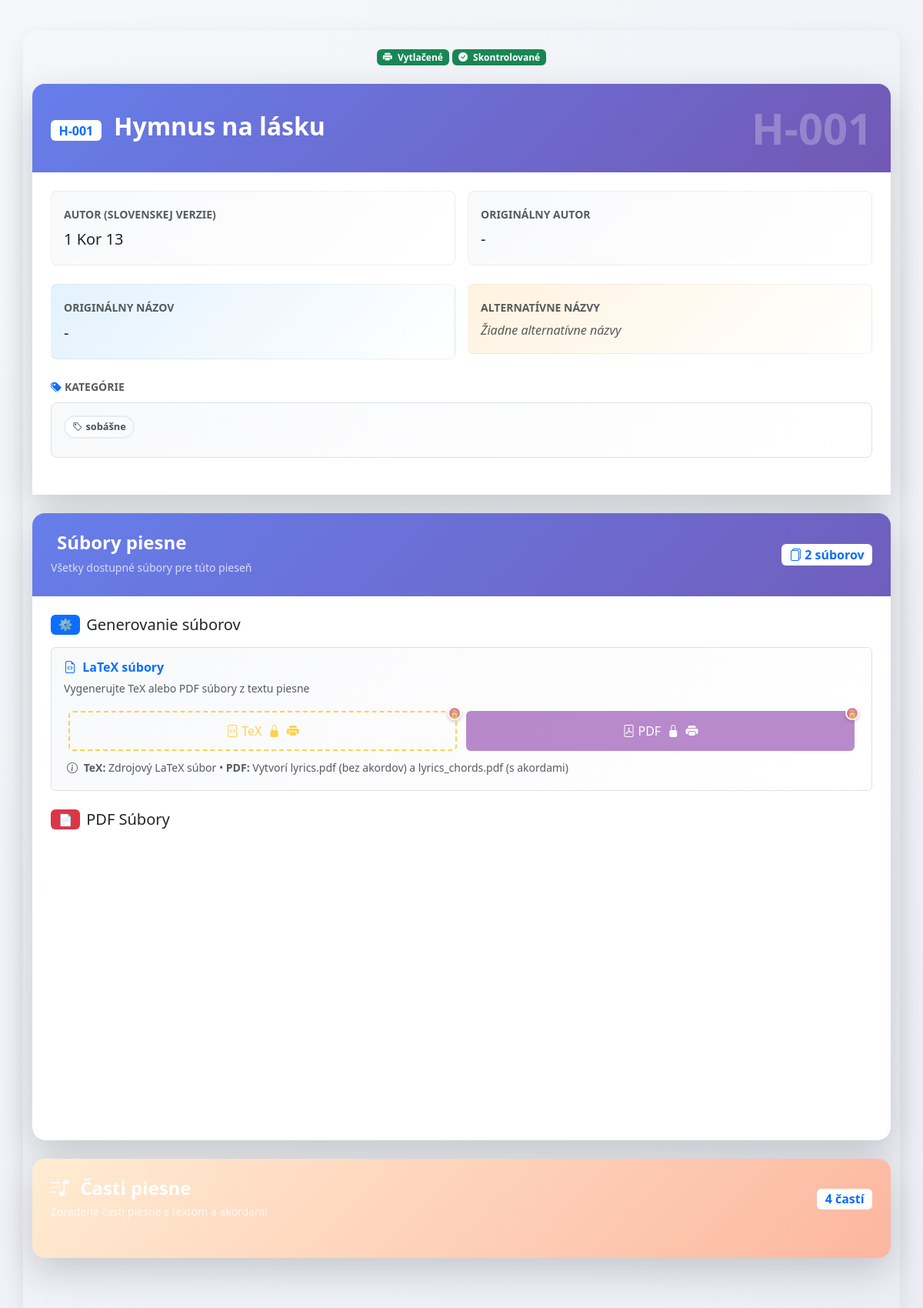
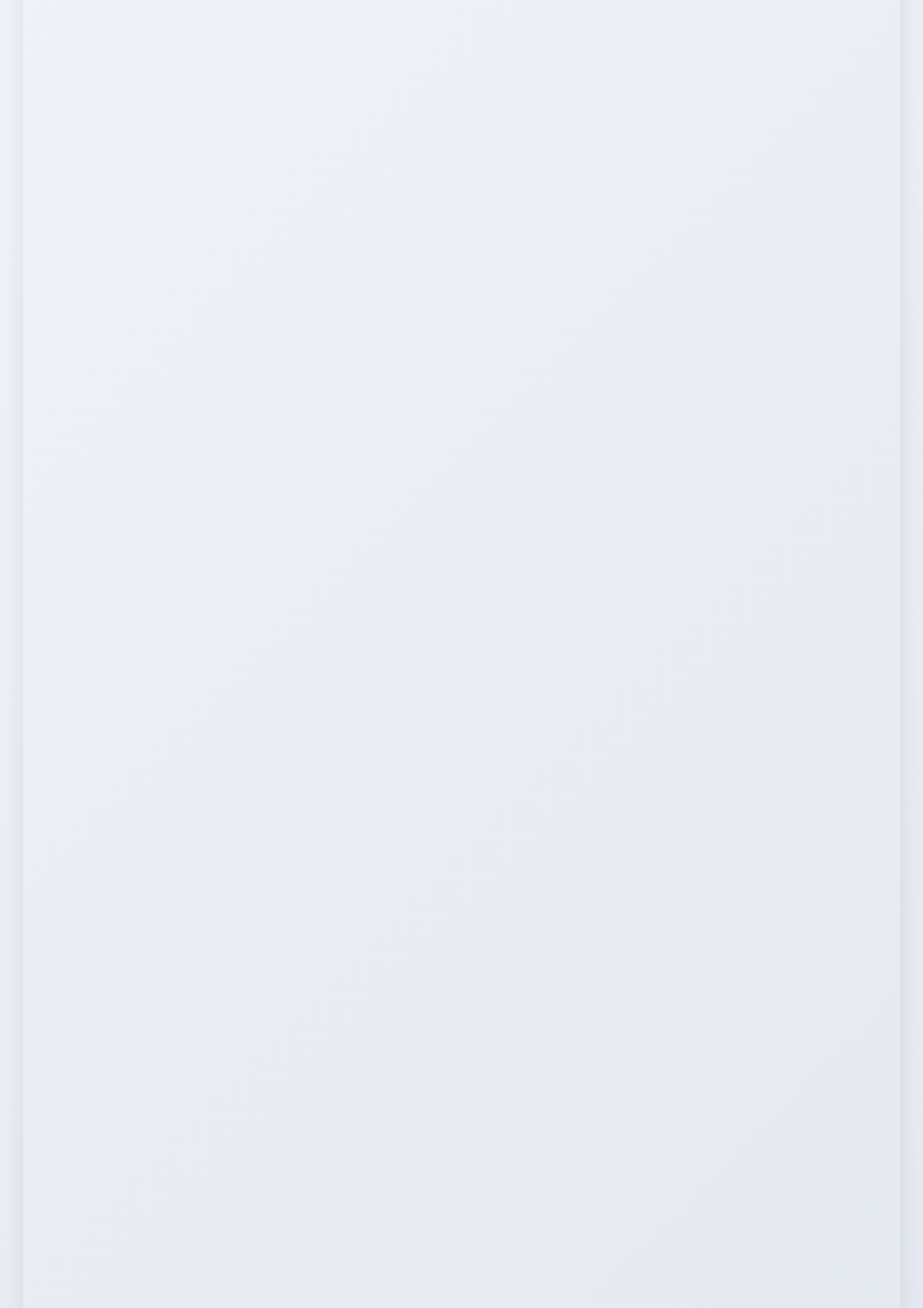
/song/10/view (upper part), run on the app's committed database (2 pictures, top to bottom).
### models.py (models this page shows, shortened)
class Song(db.Model):
    id = db.Column(db.Integer, primary_key=True)
    song_id = db.Column(db.String(10), nullable=False)  # Format: A-001
    version_name = db.Column(db.String(100), nullable=True)
    title = db.Column(db.String, nullable=False)
    author = db.Column(db.String, nullable=True)
    title_original = db.Column(db.String, nullable=True)
    author_original = db.Column(db.String, nullable=True)
    categories = db.Column(db.String, nullable=True)
    alternative_titles = db.Column(db.String, nullable=True)
    song_parts = db.Column(db.Text, nullable=False)
    admin_checked = db.Column(db.Boolean, default=False)
    printed = db.Column(db.Boolean, default=False)
    pdf_lyrics_path = db.Column(db.String(200))
    pdf_chords_path = db.Column(db.String(200))
    tex_path = db.Column(db.String(200))
    midi_paths = db.Column(db.Text)  # stored as JSON list
    mp3_paths = db.Column(db.Text)
    sheet_pdf_paths = db.Column(db.Text)
    sheet_mscz_paths = db.Column(db.Text)
    search_text = db.Column(db.Text, nullable=True)  # Pre-normalized searchable text
    __table_args__ = (
        UniqueConstraint('song_id', 'version_name', name='uix_song_id_version'),
    )

### app.py (the view)
@app.route('/song/<int:song_id>/view')
def song_view(song_id):
    song = Song.query.get_or_404(song_id)
    try:
        data = json.loads(song.song_parts or '[]')
    except (json.JSONDecodeError, TypeError):
        data = []
    mp3s = json.loads(song.mp3_paths or '[]')
    midis = json.loads(song.midi_paths or '[]')
    sheet_pdfs = json.loads(song.sheet_pdf_paths or '[]')
    sheet_mscz = json.loads(song.sheet_mscz_paths or '[]')
    return render_template('song_view.html', song=song, data=data, mp3s=mp3s, midis=midis, sheet_pdfs=sheet_pdfs, sheet_mscz=sheet_mscz)

### app.py (called while the page is built)
@app.template_filter('replace_chords')
def replace_chords_filter(text):
    return Markup(re.sub(r"\[([^\]]+)\]", r"<sup style='color:orange; font-size:1.1em'><strong>\1</strong></sup>", text))

### templates/song_view.html (shortened to what this page needs)
{% extends "layout.html" %}
{% block content %}
{% set part_types = ["verse", "chorus", "bridge", "intro", "interlude", "coda", "outro", "prechorus", "comment"] %}
{% set options = [
      "stále omšové spevy",
      "úvod",
      "medzispevy (žalmy; aleluja)",
      "obetovanie",
      "prijímanie",
      "poďakovanie po prijímaní",
      "záver",
      "adorácia",
      "advent",
      "vianoce",
      "pôst",
      "veľká noc",
      "cez rok",
      "k Duchu Svätému",
      "mariánske",
      "k svätcom",
      "detské",
      "iné",
      "liturgia hodín",
      "sobášne",
      "Taizé",
      "krížová cesta",
      "nevhodné"
    ] %}
<div class="song-view-header mb-4">
  <div class="d-flex align-items-center justify-content-between mb-3 flex-wrap">
    <div class="d-flex gap-1 flex-wrap justify-content-center order-1 order-md-2 w-100 w-md-auto mb-2 mb-md-0">
      {% if song.printed %}
      <span class="badge bg-success px-2 py-1 fs-7 fs-md-6">
        <i class="bi bi-printer-fill me-1"></i>
        <span class="d-none d-sm-inline">Vytlačené</span>
      </span>
      {% else %}
      <span class="badge bg-warning px-2 py-1 fs-7 fs-md-6">
        <i class="bi bi-printer me-1"></i>
        <span class="d-none d-sm-inline">Nevytlačené</span>
        <span class="d-sm-none">⚠</span>
      </span>
      {% endif %}
      {% if song.admin_checked %}
      <span class="badge bg-success px-2 py-1 fs-7 fs-md-6">
        <i class="bi bi-check-circle-fill me-1"></i>
        <span class="d-none d-sm-inline">Skontrolované</span>
      </span>
      {% else %}
      <span class="badge bg-warning px-2 py-1 fs-7 fs-md-6">
        <i class="bi bi-exclamation-triangle me-1"></i>
        <span class="d-none d-sm-inline">Čaká na kontrolu</span>
        <span class="d-sm-none">⏳</span>
      </span>
      {% endif %}
    </div>
  </div>
</div>
<div class="song-info-section card border-0 shadow-lg rounded-4 mb-4"
     style="background: linear-gradient(135deg, #667eea 0%, #764ba2 100%);">
  <div class="card-header border-0 text-white p-4" style="background: transparent;">
    <div class="d-flex align-items-center justify-content-between">
      <div>
        <h2 class="mb-1 fw-bold">
          <span class="badge bg-white text-primary me-2 fs-6">{{ song.song_id }}</span>
          {{ song.title }}
        </h2>
      </div>
      <div class="song-id-large">
        <span class="display-4 fw-bold opacity-25">{{ song.song_id }}</span>
      </div>
    </div>
  </div>
  <div class="card-body bg-white p-4">
    <div class="row mb-4 g-3">
      <div class="col-md-6 col-12">
        <div class="info-card p-3 rounded-3" style="background: linear-gradient(135deg, #f8f9fa 0%, #ffffff 100%);">
          <label class="fw-bold text-muted small mb-1">AUTOR (SLOVENSKEJ VERZIE)</label>
          <div class="fs-5 fs-sm-6 text-dark text-break">
            {{ song.author if song.author else "Neznámy" }}
          </div>
        </div>
      </div>
      <div class="col-md-6 col-12">
        <div class="info-card p-3 rounded-3" style="background: linear-gradient(135deg, #f8f9fa 0%, #ffffff 100%);">
          <label class="fw-bold text-muted small mb-1">ORIGINÁLNY AUTOR</label>
          <div class="fs-5 fs-sm-6 text-dark text-break">
            {{ song.author_original if song.author_original else "Neznámy" }}
          </div>
        </div>
      </div>
    </div>
    <div class="row mb-4 g-3">
      <div class="col-md-6 col-12">
        <div class="info-card p-3 rounded-3" style="background: linear-gradient(135deg, #e3f2fd 0%, #ffffff 100%);">
          <label class="fw-bold text-muted small mb-1">ORIGINÁLNY NÁZOV</label>
          <div class="fs-5 fs-sm-6 text-dark text-break">
            {{ song.title_original if song.title_original else "Rovnaký ako slovenský" }}
          </div>
        </div>
      </div>
      <div class="col-md-6 col-12">
        <div class="info-card p-3 rounded-3" style="background: linear-gradient(135deg, #fff3e0 0%, #ffffff 100%);">
          <label class="fw-bold text-muted small mb-1">ALTERNATÍVNE NÁZVY</label>
          <div class="fs-6 fs-sm-7">
            {% if song.alternative_titles %}
              {% for alt_title in song.alternative_titles.split(';;') %}
                {% if alt_title.strip() %}
                  <span class="badge bg-light text-dark me-1 mb-1 text-wrap">{{ alt_title.strip() }}</span>
                {% endif %}
              {% endfor %}
            {% else %}
              <span class="text-muted fst-italic">Žiadne alternatívne názvy</span>
            {% endif %}
          </div>
        </div>
      </div>
    </div>
    <div class="categories-display mb-4">
      <label class="fw-bold text-muted small mb-2 d-block">
        <i class="bi bi-tags-fill text-primary me-1"></i>KATEGÓRIE
      </label>
      <div class="categories-container p-3 rounded-3 border"
           style="background: linear-gradient(135deg, #f8f9fa 0%, #ffffff 100%);">
        {% if song.categories %}
          {% for category in song.categories.split(';;') %}
            {% if category.strip() %}
              <span class="category-display-badge badge me-2 mb-2" data-category="{{ category.strip() }}">
                <i class="bi bi-tag me-1"></i>{{ category.strip() }}
              </span>
            {% endif %}
          {% endfor %}
        {% else %}
          <span class="text-muted fst-italic">Žiadne kategórie priradené</span>
        {% endif %}
      </div>
    </div>
  </div>
</div>
{% set file_count = (sheet_pdfs|length) + (mp3s|length) + (midis|length) + (sheet_mscz|length) + (1 if song.pdf_lyrics_path else 0) + (1 if song.pdf_chords_path else 0) %}
<div class="file-management-section card border-0 shadow-lg rounded-4 overflow-hidden mb-4"
     style="background: linear-gradient(135deg, #667eea 0%, #764ba2 100%);">
  <div class="card-header border-0 text-white p-4" style="background: transparent;">
    <div class="d-flex align-items-center justify-content-between">
      <div>
        <h4 class="mb-1 fw-bold">
          Súbory piesne
        </h4>
        <small class="opacity-75">Všetky dostupné súbory pre túto pieseň</small>
      </div>
      <div class="file-stats">
        <span class="badge bg-white text-primary fs-6">
          <i class="bi bi-files"></i>
          {{ file_count }} súborov
        </span>
      </div>
    </div>
  </div>
  <div class="card-body bg-white p-4">
    <div class="generation-section mb-4">
      <h5 class="d-flex align-items-center gap-2 mb-3">
        <span class="badge bg-primary">⚙️</span>
        Generovanie súborov
      </h5>
      <div class="generation-actions card p-3 border"
           style="background: linear-gradient(135deg, #f8f9fa 0%, #ffffff 100%);">
        <div class="d-flex align-items-center justify-content-between mb-3">
          <div>
            <h6 class="mb-1 fw-bold text-primary">
              <i class="bi bi-file-earmark-code me-1"></i>
              LaTeX súbory
            </h6>
            <small class="text-muted">Vygenerujte TeX alebo PDF súbory z textu piesne</small>
          </div>
        </div>
        <div class="row generation-buttons w-100" role="group">
          <div class="col-6">
            <form method="POST" action="{{ url_for('generate_tex', song_id=song.id) }}" class="d-inline w-100" onsubmit="return checkTexPermission(event)">
              <button type="submit" class="btn btn-outline-warning w-100 {{ 'restricted-action' if song.admin_checked or song.printed else '' }}"
                      title="{{ 'Pieseň je chránená - skontrolovaná adminom' if song.admin_checked else ('Pieseň je vytlačená - nemožno meniť' if song.printed else 'Generovať LaTeX súbory') }}">
                <i class="bi bi-file-code me-1"></i>TeX
                {% if song.admin_checked %}<i class="bi bi-lock-fill ms-1"></i>{% endif %}
                {% if song.printed %}<i class="bi bi-printer-fill ms-1"></i>{% endif %}
              </button>
            </form>
          </div>
          <div class="col-6">
            <form method="GET" action="{{ url_for('generate_pdfs', song_id=song.id) }}" class="d-inline w-100" onsubmit="return checkPdfPermission(event)">
              <button type="submit" class="btn btn-primary w-100 {{ 'restricted-action' if not song.tex_path or song.admin_checked or song.printed else '' }}"
                      style="background-color: #9b59b6; border-color: #9b59b6;"
                      title="{{ 'Najprv vygenerujte TeX súbory' if not song.tex_path else ('Pieseň je chránená - skontrolovaná adminom' if song.admin_checked else ('Pieseň je vytlačená - nemožno meniť' if song.printed else 'Generovať PDF súbory')) }}">
                <i class="bi bi-file-pdf me-1"></i>PDF
                {% if song.admin_checked %}<i class="bi bi-lock-fill ms-1"></i>{% endif %}
                {% if song.printed %}<i class="bi bi-printer-fill ms-1"></i>{% endif %}
              </button>
            </form>
          </div>
        </div>
        <div class="mt-2 px-1">
          <small class="text-muted">
            <i class="bi bi-info-circle me-1"></i>
            <strong>TeX:</strong> Zdrojový LaTeX súbor • <strong>PDF:</strong> Vytvorí lyrics.pdf (bez akordov) a lyrics_chords.pdf (s akordami)
          </small>
        </div>
      </div>
    </div>
    {% if song.pdf_lyrics_path or song.pdf_chords_path %}
    <div class="pdf-files-section mb-4">
      <h5 class="d-flex align-items-center gap-2 mb-3">
        <span class="badge bg-danger">📄</span>
        PDF Súbory
      </h5>
    </div>
    {% endif %}
  </div>
</div>
<div class="parts-section card border-0 shadow-lg rounded-4 p-4 mb-4"
     style="background: linear-gradient(135deg, #ffecd2 0%, #fcb69f 100%);">
  <div class="d-flex align-items-center justify-content-between mb-4">
    <div>
      <h4 class="text-white fw-bold mb-1">
        <i class="bi bi-music-note-list me-2"></i>
        Časti piesne
      </h4>
      <small class="d-block text-white opacity-75">Zoradené časti piesne s textom a akordami</small>
    </div>
    <span class="badge bg-white text-primary fs-6">
      {{ data|length }} častí
    </span>
  </div>
</div>
<div id="parts-display" class="mb-4">
</div>
{% endblock %}

### templates/layout.html (style rules this page uses)
:root { --primary: #3498db; --secondary: #2ecc71; --accent: #f39c12; --dark: #2c3e50; --light: #ecf0f1; }
body { font-family: 'Segoe UI', 'Roboto', sans-serif; background: linear-gradient(135deg, #f5f7fa 0%, #e4e8f0 100%); color: var(--dark); max-width: 800px; margin: 40px auto; padding: 30px; border-radius: 16px; box-shadow: 0 10px 30px rgba(0,0,0,0.08); line-height: 1.7; }

### templates/song_view.html (style rules this page uses)
.fs-7 { font-size: 0.75rem; }
.fs-sm-6 { font-size: 1rem; }
.fs-sm-7 { font-size: 0.8rem; }
.text-break { word-wrap: break-word; word-break: break-word; }
.category-display-badge { font-size: 0.8rem; padding: 0.5em 0.75em; border-radius: 20px; background: linear-gradient(135deg, #ffffff 0%, #f8f9fa 100%); border: 2px solid #e9ecef; color: #495057; transition: all 0.3s ease; word-wrap: break-word; word-break: break-word; }
.info-card { border: 1px solid rgba(0,0,0,0.05); transition: all 0.3s ease; }
.btn { transition: all 0.3s cubic-bezier(0.4, 0, 0.2, 1); }
.generation-buttons { width: 100% !important; max-width: none; margin: 0; }
.generation-buttons .col-6 { padding-left: 0.375rem; padding-right: 0.375rem; }
.generation-buttons .btn { transition: all 0.3s ease; font-weight: 500; text-transform: none; white-space: nowrap; height: auto; min-height: 44px; padding: 0.75rem 1rem; }
.generation-buttons form { width: 100% !important; }
.song-info-section { animation: slideInUp 0.6s ease-out; }
.file-management-section { animation: slideInUp 0.8s ease-out; }
.parts-section { animation: slideInUp 1s ease-out; }
html { scroll-behavior: smooth; }
.restricted-action { position: relative; opacity: 0.7 !important; border-style: dashed !important; border-width: 2px !important; }
.restricted-action::before { content: "🔒"; position: absolute; top: -8px; right: -8px; width: 18px; height: 18px; background: rgba(220, 53, 69, 0.9); border-radius: 50%; font-size: 10px; display: flex; align-items: center; justify-content: center; z-index: 10; border: 2px solid white; box-shadow: 0 2px 4px rgba(0,0,0,0.3); }

### data on the page
Song: song_id "H-001", title "Hymnus na lásku", author "1 Kor 13", author_original "-", title_original "-", strip "sobášne"

### other printed values
{{ file_count }} "2"
{{ data|length }} "4"
